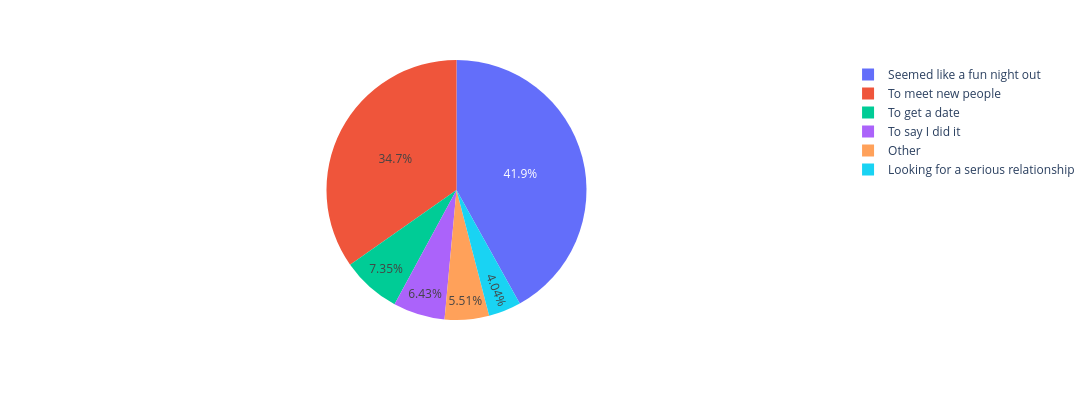

Here is the notebook cell this chart was saved with:
### Markdown cell above
Proportion des buts du speed dating

### Code cell
goal_data = data_unique["goal"].value_counts()
goal = px.pie(
    values=goal_data, 
    names=goal_data.index,
    title=""
)
goal.update_layout(width=1800, height=400)
goal.show()

show_images(goal, "../images/goal.png")

### Figure 1 — Plotly figure (JSON) as saved in the notebook; plotly's stock layout.template omitted (floating-point values rounded to 4 significant figures)
{"data": [{"domain": {"x": [0, 1], "y": [0, 1]}, "hovertemplate": "label=%{label}<br>value=%{value}<extra></extra>", "labels": ["Seemed like a fun night out", "To meet new people", "To get a date", "To say I did it", "Other", "Looking for a serious relationship"], "legendgroup": "", "name": "", "showlegend": true, "type": "pie", "values": [228, 189, 40, 35, 30, 22]}], "layout": {"height": 400, "legend": {"tracegroupgap": 0}, "margin": {"t": 60}, "width": 1800}}
